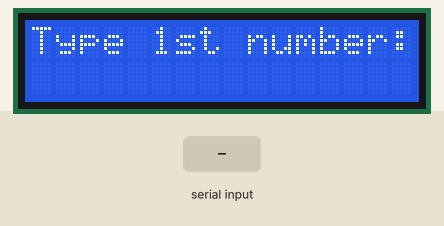
Bench run of a sketch on a simulated Arduino Uno, built with avr-gcc and run on an emulated ATmega328P. Parts: 16×2 character LCD. The test bench sets the inputs (shaded band).

Above: at 1.2 s.
1.3 s: "90/45\n" received over Serial
At 2.1 s:
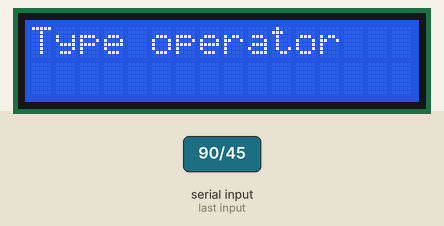
At 3.5 s:
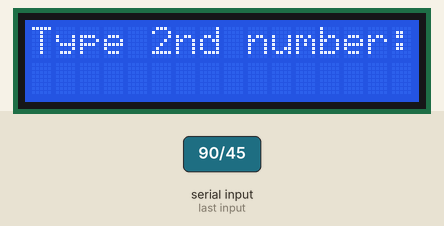
3.8 s: "+" received over Serial
At 5.3 s:
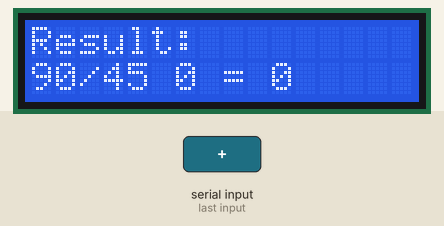
Timing chart, 0 to 6.8 s (numbered marks = the images above; inputs shaded):
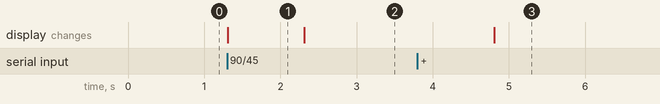

The sketch:

SerialMonitorCalculator.ino
```cpp
#include <LiquidCrystal.h>
int rs = 7;
int en = 8;
int d4 = 9;
int d5 = 10;
int d6 = 11;
int d7 = 12;

LiquidCrystal lcd(rs, en, d4, d5, d6, d7);


void setup() {
  lcd.begin(16, 2);
  Serial.begin(9600);
}

void waitInput(){
  while (!Serial.available()) {

  }
}

void loop() {
  lcd.clear();
  lcd.setCursor(0, 0);
  lcd.print("Type 1st number:");
  waitInput();
  int num1 = Serial.parseInt();

  lcd.clear();
  lcd.print("Type operator");
  waitInput();
  String operation = Serial.readString();

  lcd.clear();
  lcd.print("Type 2nd number: ");
  waitInput();
  int num2 = Serial.parseInt();

  int result = 0;

  if(operation == "+")
    result = num1 + num2;
  if(operation == "-")
    result = num1 - num2;
  if(operation == "*")
    result = num1 * num2;
  if(operation == "/")
    result = num1 / num2;

  lcd.clear();

  lcd.setCursor(0, 0);
  lcd.print("Result:");
  lcd.setCursor(0, 1);
  lcd.print(num1);
  lcd.print(operation);
  lcd.print((num2));
  lcd.print(" = ");
  lcd.print(result);

  delay(8000);
}
```

Measured:
- after the input at 1.3 s, the display: changes at once (image 1)
- after the input at 3.8 s, the display: changes after 1.0 s (image 3)
- what the display in image 1 shows lasts 1.0 s, from 1.3 s to 2.3 s
